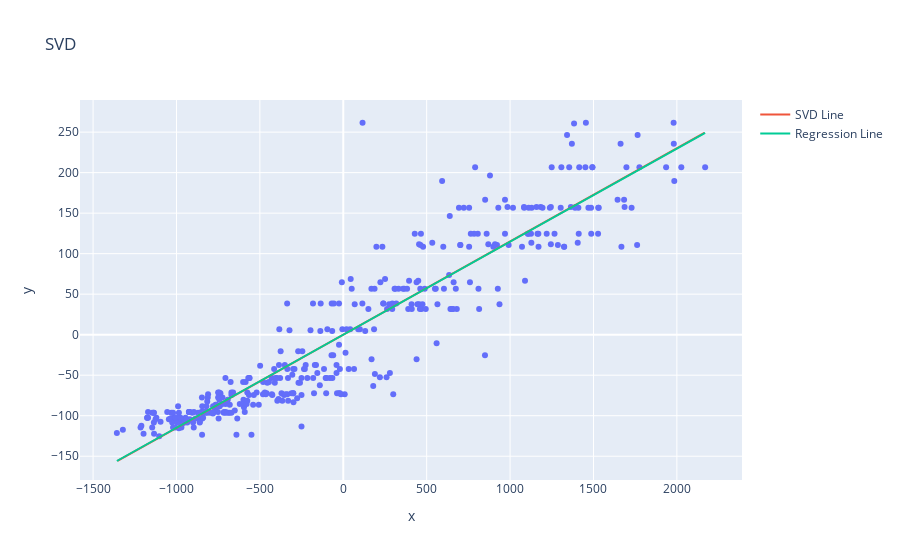

Notebook source saved alongside this figure:
### Markdown cell above
___

We want to connect this idea to PCA. Take the scaled dataset and find its SVD.

Recall that the column vectors of $V$ point in the direction of the principal component (PC) axes. From the first column of $V$, find the direction of the first PC, PC1.

Plot a line that is in the direction of $v_1$ (first column of $V$). As a hint, note that since the data has been centered, all lines will go through the origin: you only need the slope of the line, which is the ratio of the elements in $v_1$. The first element is in the "_x_" direction and the second element is in the "_y_" direction, and their ratio is the slope.

Make a plot with the scattered data, the regression line and the line that is along $v_1$. Do the lines lie on top of each other? If they don't, do you have a bug?

Discuss with members of your group why you get the lines you get. How do you interpret them? Does it matter which columns you use?

How do the results differ across members of your group, each of whom are using a different dataset? Comment on what you see across datasets.

### Code cell
U, S, VT = np.linalg.svd(data_mean_removed)
V = VT.T

smaller = S[0]*np.outer(U[:,0],V[:,0])

fig = px.scatter(x=data_mean_removed['weight'], y=data_mean_removed['displacement'], title="SVD")
fig.add_scatter(x=smaller[:,0], y=smaller[:,1], mode="lines", name="SVD Line")
fig.add_scatter(x=x_fit, y=y_fit, mode="lines", name="Regression Line")

fig.show()

### Figure 1 — Plotly figure (JSON) as saved in the notebook; plotly's stock layout.template omitted (floating-point values rounded to 4 significant figures; data arrays with more than 128 entries replaced by an {"elided": "..."} marker saying what was removed)
{"data": [{"hovertemplate": "x=%{x}<br>y=%{y}<extra></extra>", "legendgroup": "", "marker": {"color": "#636efa", "symbol": "circle"}, "mode": "markers", "name": "", "orientation": "v", "showlegend": false, "type": "scatter", "x": {"elided": "398 float values"}, "xaxis": "x", "y": {"elided": "398 float values"}, "yaxis": "y"}, {"mode": "lines", "name": "SVD Line", "type": "scatter", "x": {"elided": "398 float values"}, "y": {"elided": "398 float values"}}, {"mode": "lines", "name": "Regression Line", "type": "scatter", "x": [-1357.0, -1322.0, -1286.0, -1251.0, -1215.0, -1179.0, -1144.0, -1108.0, -1072.0, -1037.0, -1001.0, -965.5, -929.9, -894.3, -858.7, -823.0, -787.4, -751.8, -716.2, -680.5, -644.9, -609.3, -573.6, -538.0, -502.4, -466.8, -431.1, -395.5, -359.9, -324.3, -288.6, -253.0, -217.4, -181.8, -146.1, -110.5, -74.88, -39.25, -3.627, 32.0, 67.63, 103.3, 138.9, 174.5, 210.1, 245.8, 281.4, 317.0, 352.6, 388.3, 423.9, 459.5, 495.1, 530.8, 566.4, 602.0, 637.6, 673.3, 708.9, 744.5, 780.2, 815.8, 851.4, 887.0, 922.7, 958.3, 993.9, 1030.0, 1065.0, 1101.0, 1136.0, 1172.0, 1208.0, 1243.0, 1279.0, 1315.0, 1350.0, 1386.0, 1421.0, 1457.0, 1493.0, 1528.0, 1564.0, 1600.0, 1635.0, 1671.0, 1706.0, 1742.0, 1778.0, 1813.0, 1849.0, 1885.0, 1920.0, 1956.0, 1991.0, 2027.0, 2063.0, 2098.0, 2134.0, 2170.0], "y": [-155.9, -151.8, -147.7, -143.6, -139.5, -135.4, -131.4, -127.3, -123.2, -119.1, -115.0, -110.9, -106.8, -102.7, -98.62, -94.53, -90.44, -86.35, -82.25, -78.16, -74.07, -69.98, -65.89, -61.8, -57.7, -53.61, -49.52, -45.43, -41.34, -37.24, -33.15, -29.06, -24.97, -20.88, -16.78, -12.69, -8.6, -4.508, -0.4165, 3.675, 7.767, 11.86, 15.95, 20.04, 24.13, 28.23, 32.32, 36.41, 40.5, 44.59, 48.69, 52.78, 56.87, 60.96, 65.05, 69.15, 73.24, 77.33, 81.42, 85.51, 89.61, 93.7, 97.79, 101.9, 106.0, 110.1, 114.2, 118.2, 122.3, 126.4, 130.5, 134.6, 138.7, 142.8, 146.9, 151.0, 155.1, 159.2, 163.3, 167.4, 171.4, 175.5, 179.6, 183.7, 187.8, 191.9, 196.0, 200.1, 204.2, 208.3, 212.4, 216.5, 220.5, 224.6, 228.7, 232.8, 236.9, 241.0, 245.1, 249.2]}], "layout": {"legend": {"tracegroupgap": 0}, "title": {"text": "SVD"}, "xaxis": {"anchor": "y", "domain": [0, 1], "title": {"text": "x"}}, "yaxis": {"anchor": "x", "domain": [0, 1], "title": {"text": "y"}}}}
